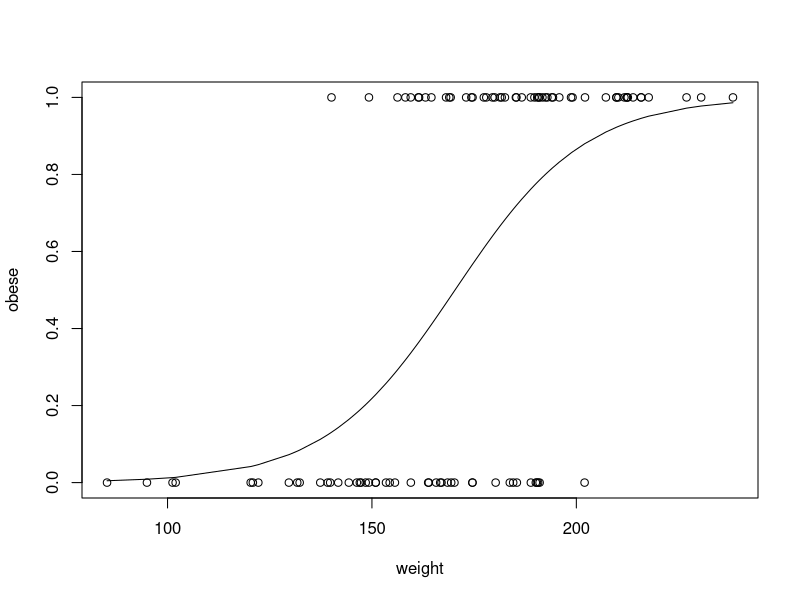
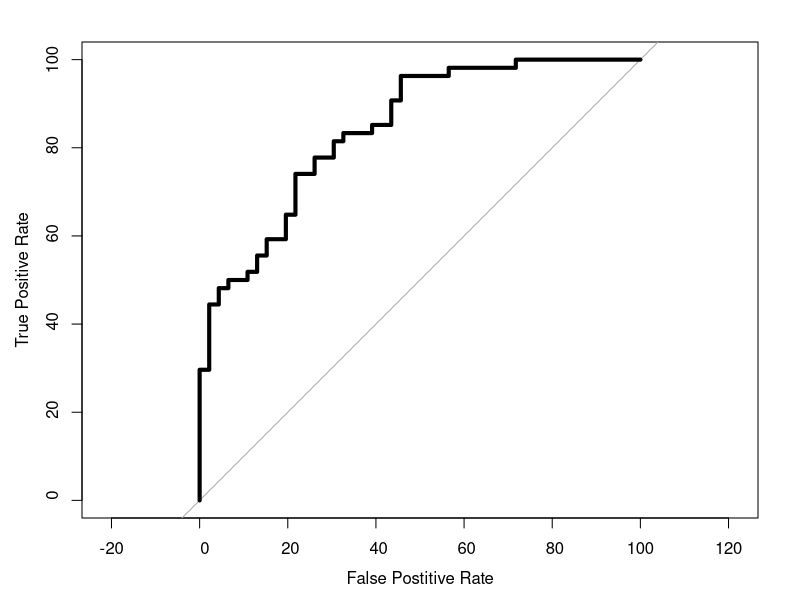
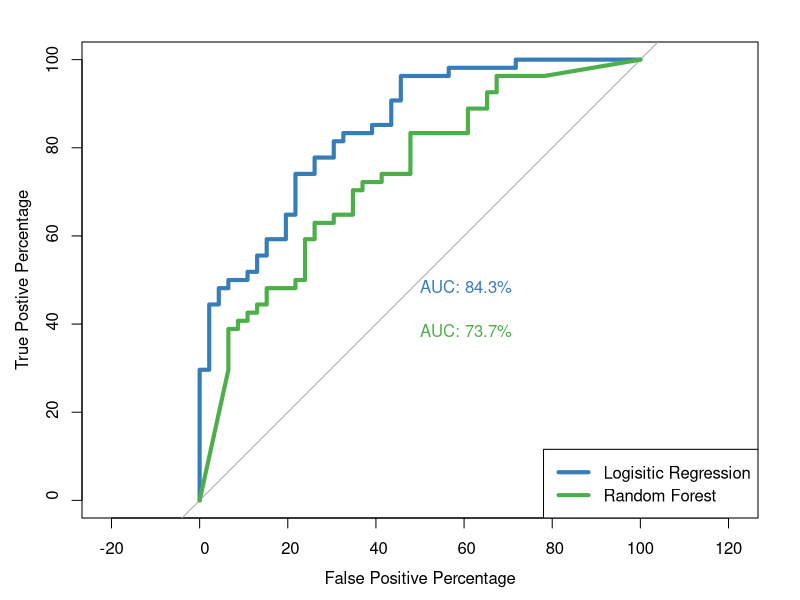

Source code (R) for these figures, in order:
##In the below code , we simulated the data to classify obese and not obese
##We fit the data on ROC curve and get the AUCs
## We fit on Logistic Regression and Random Forest and compare the AUCs to get a better idea of which model classfies more accurately




library(pROC) # install with install.packages("pROC")
library(randomForest) # install with install.packages("randomForest")

set.seed(42) ##initializes random number generater, used for reproducability later

num.samples<-100

weight<-sort(rnorm(n=num.samples,mean=172,sd=29)) ## Generates 100 samples with mean of 172 lbs and sd of 29 lbs and sorts them and stores in weight

obese<- ifelse(test=(runif(n=num.samples)<(rank(weight)/100)),yes=1,no=0)
## runif(n=num.samples) acts as a threshold. generates random 100 numbers between 0 to  1
## rank(weight)  ranks the weights (assigns 1 to the lowest and 100 to the highest). 
##if the current weight is greater than the current threshold,  obese or else not obese

obese

plot(x=weight,y=obese)


glm.fit=glm(obese~weight,family=binomial)
lines(weight,glm.fit$fitted.values)

### glm.fit$fitted.values contains y axis coordinates, or estimated probabilities that each sample is obese

roc(obese,glm.fit$fitted.values,plot=TRUE,legacy.axes=TRUE,percent=TRUE,xlab="False Postitive Rate",
ylab="True Positive Rate",lwd=4)
## obese is actual
## glm.fit$fitted.values gives an idea of the predicted


roc.info <- roc(obese, glm.fit$fitted.values, legacy.axes=TRUE) ## contains the roc data information

roc.df<-data.frame(tpp=roc.info$sensitivities*100,fpp=(1-roc.info$specificities)*100,thresholds=roc.info$thresholds)

head(roc.df) ## get first 6 rows

tail(roc.df) ##bottom 6 rows

rf.model<-randomForest(factor(obese)~weight)

roc(obese, glm.fit$fitted.values, plot=TRUE, legacy.axes=TRUE, percent=TRUE, xlab="False Positive Percentage", ylab="True Postive Percentage", col="#377eb8", lwd=4, print.auc=TRUE)

plot.roc(obese, rf.model$votes[,1], percent=TRUE, col="#4daf4a", lwd=4, print.auc=TRUE, add=TRUE, print.auc.y=40)
legend("bottomright", legend=c("Logisitic Regression", "Random Forest"), col=c("#377eb8", "#4daf4a"), lwd=4)

##rf.model$votes[,1] no of trees that voted correctly 


### Logistic Regression AUC > Random Forest AUC , therefore Logistic Regression is better classification Model

